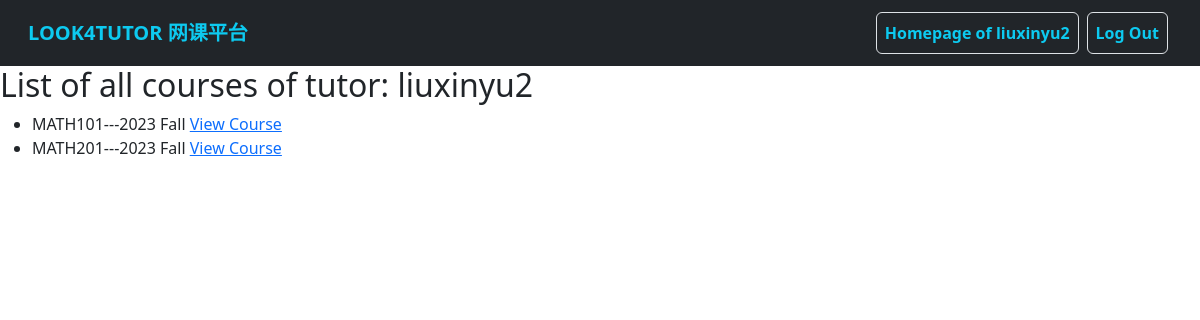
The app's page /tutors/tutor_course_list (signed in) with its own data.
### users/models.py (models this page shows)
class MyUser(AbstractUser):
    wechat_id = models.CharField(
        max_length=20,
        blank=False,
        unique=True,
        verbose_name='Wechat ID',
        help_text="Your Wechat/Weixin ID used to contact Look4Tutor service",
    )
    is_tutor = models.BooleanField(
        default=False,
        verbose_name='Tutor',
        help_text="Designates whether the user is a tutor",
    )
    nickname = models.CharField(
        max_length=50,
        blank=True,
        verbose_name='Nickname',
        help_text="Nickname used by Look4Tutor",
    )
    label = models.CharField(
        max_length=200,
        blank=True,
        verbose_name='Label',
        help_text="Label added by administration"
    )
    comment = models.TextField(
        max_length=300,
        blank=True,
        verbose_name='Comment',
        help_text="Comment on user"
    )

### courses/models.py (models this page shows, shortened)
class Course(models.Model):
    SUBJECT_CHOICES = [
        ('APBI', 'APBI'),
        ('APSC', 'APSC'),
        ('BIOL', 'BIOL'),
        ('CHEM', 'CHEM'),
        ('COMM', 'COMM'),
        ('COMR', 'COMR'),
        ('CPEN', 'CPEN'),
        ('CPSC', 'CPSC'),
        ('DCSI', 'DCSI'),
        ('ECON', 'ECON'),
        ('ELEC', 'ELEC'),
        ('EOSC', 'EOSC'),
        ('MATH', 'MATH'),
        ('MFRE', 'MFRE'),
        ('PHIL', 'PHIL'),
        ('PHYS', 'PHYS'),
        ('PSYC', 'PSYC'),
        ('SCIE', 'SCIE'),
        ('STAT', 'STAT'),
        ('VANT', 'VANT'),
        ('WRDS', 'WRDS'),
    ]
    subject = models.CharField(
        max_length=4,
        choices=SUBJECT_CHOICES,
        help_text="Subject code, e.g. ECON.",
        blank=False,
        verbose_name='Subject'
    )
    course_number = models.CharField(
        max_length=3,
        help_text="3-digits course number, e.g. 101.",
        blank=False,
        verbose_name='Course Number'
    )
    section = models.CharField(
        max_length=20,
        help_text="Section number, e.g. 202 or professor name. <strong>Leave it blank</strong> if there is only one section.",
        blank=True,
        verbose_name='Section'
    )
    term = models.ForeignKey(
        Term,
        models.SET_NULL,
        blank=True,
        null=True,
        verbose_name='Term'
    )
    tutor = models.ForeignKey(
        MyUser,
        models.SET_NULL,
        limit_choices_to={'is_tutor': True},
        blank=True,
        null=True,
        verbose_name='Tutor'
    )
    def get_long_title(self):
        return self.subject + self.course_number + self.section + "---" + self.term.__str__()

class Term(models.Model):
    SEASON_CHOICES = [
        ('Fall', 'Fall'),
        ('Spring', 'Spring'),
        ('Summer_1', 'Summer_1'),
        ('Summer_2', 'Summer_2')
    ]
    year = models.CharField(
        max_length=4,
        help_text="Year of the term, e.g. 2023",
        blank=False,
        verbose_name='Year'
    )
    season = models.CharField(
        max_length=8,
        choices=SEASON_CHOICES,
        help_text="Season of the term, e.g. Fall.",
        blank=False,
        verbose_name='Season'
    )
    start_date = models.DateField(
        help_text="Start date of the term.",
        verbose_name='Start Date'
    )
    end_date = models.DateField(
        help_text="End date of the term.",
        verbose_name='End Date'
    )
    def __str__(self):
        return self.year + " " + self.season.capitalize()

### tutors/views.py (the view)
# urls.py: path('tutor_course_list', TutorCourseList.as_view(), name='tutor_course_list'),
class TutorCourseList(ListView):
    model = Course
    template_name = 'tutors/tutor_course_list.html'
    ordering = ['term', 'course_number']
    def get_queryset(self):
        return Course.objects.filter(tutor=self.request.user)

### templates/tutors/tutor_course_list.html
{% extends 'base.html' %} {% block content %}
<h2>List of all courses of tutor: {{ user.username }}</h2>
<div>
  <ul>
    {% for course in course_list %}
    <li>
      {{ course.get_long_title }}
      <a href="{% url 'tutor_course_detail' course.id %}">View Course</a>
    </li>
    {% endfor %}
  </ul>
</div>
{% endblock %}

### templates/base.html (shortened to what this page needs)
<!DOCTYPE html>
<html lang="en">
  <head>
    <link
      href="https://cdn.jsdelivr.net/npm/bootstrap@5.3.0-alpha3/dist/css/bootstrap.min.css"
      rel="stylesheet"
    />
  </head>
  <body>
    <nav class="navbar navbar-expand-lg bg-dark">
      <div class="container-fluid ms-3 me-3">
        <a class="navbar-brand text-info fw-bold" href="{% url 'index' %}"
          >LOOK4TUTOR 网课平台</a
        >
        <div class="collapse navbar-collapse" id="navbarSupportedContent">
          <ul class="navbar-nav ms-auto mb-2 mb-lg-0">
            {% if user.is_authenticated %}
            <li class="nav-item">
              <a
                class="nav-link text-info fw-semibold m-1 border btn btn-outline-light"
                href="{% url 'user_home' %}"
                >Homepage of {{ user.username }}</a
              >
            </li>
            <li class="nav-item">
              <a
                class="nav-link text-info fw-semibold m-1 border btn btn-outline-light"
                href="{% url 'logout' %}"
                >Log Out</a
              >
            </li>
            {% endif %}
          </ul>
        </div>
      </div>
    </nav>
    <div>{% block content %} {% endblock %}</div>
  </body>
</html>

### records on screen
MyUser: username "liuxinyu2"
Course: get_long_title "MATH101---2023 Fall"
Course: get_long_title "MATH201---2023 Fall"
